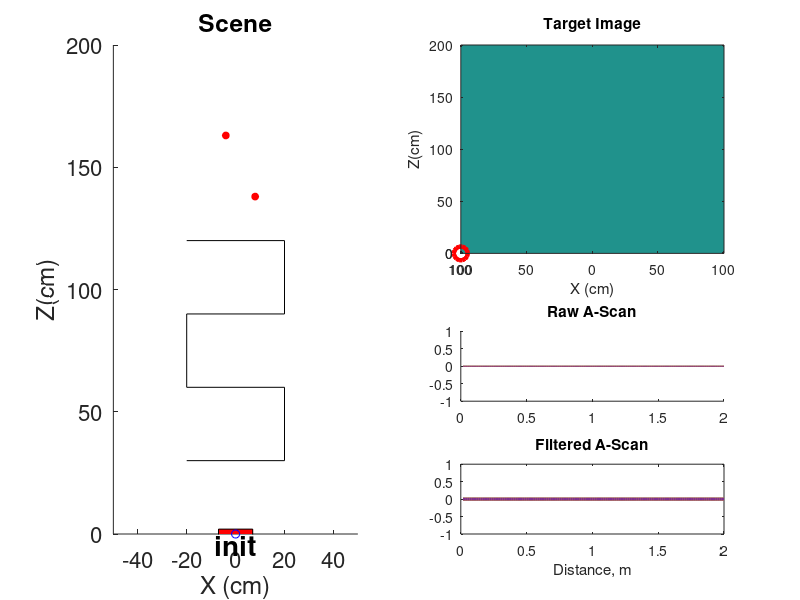

Write MATLAB code to recreate this figure. (Note: this script raises an error after producing the figure.)
%%%
% ULTRASONIC LOCALIZER
% EE292Q FINAL PROJECT SPRING 2023
% 


%% SETUP & PARAMETERS
clear; close all;

% CAPTUTRE OPTIONS
data_from_file = 1; % if true, load data from directory instead of serial
data_to_file = 1; % if true, output captured data to directory
save_movie = 1;
use_preprocess = 0; % if true, localized based on preprocessed IQ data
use_xcorr = 1; % if true, localize using xcorr method

use_kalman = 0;

% physical parameters
c = 343; % speed of sound, m/s
sensor_locs = [-.15, -.05, .05, .15]; % relative sensor x-locations, m
%sensorPosCmInit = [-30 75]; % initial sensor location in cm
sensorPosCmInit = [0 0]; % initial sensor location in cm

% route of sensor, in cm
route = [
    20 0;
    20 0;
    20 0;
    0 -20;
    -20 0;
    -20 0;
    -20 0;
    0 -20;
    20 0;
    20 0;
    20 0
    ];
estimate = [0,0,0,0]';
P = [
    1000,0,0,0;
    0,1000,0,0;
    0,0,1000,0;
    0,0,0,1000];

truthPoints = [
    -20    30
    20    30
    20    60
   -20    60
   -20    90
    20    90
    20   120
   -20   120];

% targetTruthPosCm = [8 138; -3.42 163];
targetTruthPosCm = [8 138; -4 163];
targetDiaCm = 7.5;

numTargets = size(targetTruthPosCm, 1); % number of targets

% capture parameters
% file data parameters
input_directory = "test_data/20230605_151542";

output_directory = "test_data";
movie_directory = "media";
movie_name = "20230605_151542";
filefmt = "yyyyMMdd_HHmmssSSS";
dirfmt = "yyyyMMdd_HHmmss";

if data_to_file && ~data_from_file
    output_directory = fullfile(output_directory, string(datetime,dirfmt));
    mkdir(output_directory)
end

if save_movie
    mkdir(movie_directory)
end

% serial parameters
if ismac
    serial_port = "/dev/tty.usbmodem2102";
else
    serial_port = "COM3";
end
baud = 1000000; % baud rate
numMeasures = 5; % captures per sensor
numDevices = length(sensor_locs); % number of sensors
distMeasure = 2; % maximum distance measurement, matches firmware, m

% plotting parameters
%   these are also defined in some functions, but here because I'm lazy
% backprop image parameters
Nx = 400;
backprop_grid_size = 2;
dx = backprop_grid_size/Nx;

% a scan plot parameters
d = (1:distMeasure*60)/60;

% localization plot params
widthcm = 100;
heightcm = 200;

% get truth target positions in relative plot grid space, for 
%   localization kernel
tt_pos(1,:) = [0, 0];
tt_pos(2,:) = targetTruthPosCm(2,:) - targetTruthPosCm(1,:);
tt_pos_idx = floor(tt_pos / (100 *dx));

%% INITIALIZE SENSOR
if ~data_from_file
    s = serialport(serial_port, baud);
end

%% INITIALIZE PLOTS
% Target Image
fig1 = figure(1); clf;
subplot(2,2,2); 
set(gcf, 'Position', [1071         327         981         818]);
set(gcf, 'Color', 'w');

fig1img1 = imagesc(zeros(Nx,Nx)); hold on;
fig1tp1 = plot( ...
    zeros(numTargets,1), ...
    zeros(numTargets,1), ...
    'ro','MarkerSize',10,'LineWidth',3 ...
    );
title('Target Image')
xlabel('X (cm)')
ylabel('Z(cm)')
xticks([1 xticks])
yticks([1 yticks])
yticklabels(floor(yticks*dx*100))
xticklabels(ceil(abs(xticks-Nx/2)*dx*100))
set(gca,'YDir','normal')

% A-Scan
% fig2 = figure(2); hold on;
% set(gcf, 'Position', [847   158   560   420]);

subplot(4,2,6); hold on;
fig2l1 = plot(d,zeros(size(d,2),numDevices),'LineStyle','-');
title('Raw A-Scan')
% set(gca, 'ColorOrderIndex', 1)
subplot(4,2,8)
fig2l2 = plot(d,zeros(size(d,2),numDevices),'LineStyle','-','LineWidth',2);
title('Filtered A-Scan')
xlabel('Distance, m')

% Localization
% fig3 = figure(3); hold on;
subplot(1,2,1); hold on;
%set(gcf, 'Position', [55   142   760   980]);
% scene = zeros(height,width);
% imagesc(scene);

fig3l1 = plot(targetTruthPosCm(:,1), targetTruthPosCm(:,2), ...
    'ro','MarkerFaceColor','r','MarkerSize',5, ...
    'DisplayName','Targets');

plot(truthPoints(:,1), truthPoints(:,2),'k');

fig3l2 = rectangle('Position', [sensorPosCmInit(1)-7 sensorPosCmInit(2)-2 14 4],'FaceColor','r');
fig3l3 = plot((sensorPosCmInit(1)), sensorPosCmInit(2), 'bo');
% tempPosPrev = sensorPosCmInit;
% for idx = 1:size(route,1)
%     tempPos(1) = tempPosPrev(1) + route(idx,1);
%     tempPos(2) = tempPosPrev(2) + route(idx,2);
%     hold on
%     line(([tempPosPrev(1) tempPos(1)]), [tempPosPrev(2) tempPos(2)]);
%     hold off
%     tempPosPrev = tempPos;
% end

fig3l4 = text(0,0, sprintf("init"), ...
    'HorizontalAlignment','center', ...
    'VerticalAlignment','top', ...
    'FontSize',20, ...
    'FontWeight','bold', ...
    'Color','k');
axis image;
set(gca,'fontsize',16)
title('Scene')
xlabel('X (cm)')
ylabel('Z(cm)')

ylim([0,heightcm]);
xlim([-widthcm/2, widthcm/2]);
lastPos = [nan, nan];

%% LOCALIZATION LOOP
if data_from_file
    d = dir(fullfile(input_directory,"*.mat"));
    N = size(d,1);
else
    N = 1000;
end

% if save_movie
%     f = getframe(gcf);
%     f = zeros([size(f,1),size(f,2),N]);
% end

for ii = 1:N
    % Capture Ultrasonic Data
    %   AscanData:
    % [device, measurement, [I,Q], samples]
    %   Params:
    % [port, range, amp, samples, op_freq, bandwidth]

    if data_from_file
        [AscanData, params] = GetAscanDataFromFile(input_directory, ii);
    else
        [AscanData, params] = GetAscanDataFromCH201(numDevices, numMeasures, distMeasure, s);
    end
    
    AscanData = AscanData(:,:,:,1:distMeasure*60);

    % Preprocess IQ Data
    [ppIQ, scaledAscan, deviceAscan] = preprocess_IQ(AscanData, numTargets);
    if use_preprocess
        IQ_data = ppIQ;
    else
        IQ_data = AscanData;
    end

    % Backpropagate to create image
    Im = zeros(400, 400, numDevices);
    for ii_dev = 1:numDevices
        % upconvert back to sample rate
        [data_pb, Fs] = upconv( ...
            squeeze(IQ_data(ii_dev,:,1,:)), ... % I
            squeeze(IQ_data(ii_dev,:,2,:)), ... % Q
            params(ii_dev,1,5)); % fs
        
        % define time vector
        t = 0:1/Fs:size(data_pb,2)/Fs - 1/Fs;
        
        % backprojection
        Im(:,:,ii_dev) = BackProj( ...
            hilbert(data_pb), ... % analytic signal of time series data
            sensor_locs(ii_dev), ... % receiver location(s)
            sensor_locs(ii_dev), ... % source location(s)
            c, ... % speed of sound
            Fs, ... % ?
            backprop_grid_size, ... % x, m
            backprop_grid_size, ... % z, m
            Nx ...
            );
    end
    % merge backprop images
    combined_Im = squeeze(sum(abs(Im),3)).^2;
    
    if use_xcorr
        % itentify targets by xcorr method
        numFound = 2;
        [points, ~, heatmap] = FindTargetsXcorr(combined_Im, tt_pos_idx);
    else
        % Identify targets in backpropgatation image
        [numFound, points] = FindTargets(numTargets, combined_Im);
    end
    
    % update point plots
    fig1img1.CData = combined_Im;
    fig1tp1.XData = points(:,1);
    fig1tp1.YData = points(:,2);
    
    % convert to cm
    points(:,1) = points(:,1) - Nx/2;
    points = points * (100*dx);

    % correct for diameter of target
    pnorm = points ./ vecnorm(points,2,2);
    points = points + pnorm * targetDiaCm/2;    

    % Self-localize
    if numFound == numTargets
        % convert target x-points into localization plot grid space
        [x,z] = calcSenorsPos(targetTruthPosCm, points);
        sensorPosMeasureCm = [x,z];

        %apply kalman filter
        if use_kalman
            [estimate,P] = kalman(estimate, P, sensorPosMeasureCm');
            sensorPosCm = [estimate(1), estimate(2)];
        else
            sensorPosCm = sensorPosMeasureCm;
        end

%         figure(fig3); hold on;
%         % plot((sensorPosCm(1)+widthcm/2)/(dx*100),sensorPosCm(2)/(dx*100));
% %         fig3l3.XData = (sensorPosCm(1)+widthcm/2)/(dx*100);
% %         fig3l3.YData = sensorPosCm(2)/(dx*100);
%         hold off;
        % line(([tempPosPrev(1) tempPos(1)]+widthcm/2)./(dx*100), [tempPosPrev(2) tempPos(2)]/(dx*100));
        if ~any(isnan(lastPos))
            plot([lastPos(1),  sensorPosCm(1)], [lastPos(2), sensorPosCm(2)],'b');
        end
        fig3l3.XData = sensorPosCm(1);
        fig3l3.YData = sensorPosCm(2);
        fig3l2.Position = [sensorPosCm(1)-7 sensorPosCm(2)-2 14 4];
        fig3l4.Position = [sensorPosCm(1), sensorPosCm(2)-2];
        fig3l4.String = sprintf("(%0.1f, %0.1f)", sensorPosCm);

        lastPos = sensorPosCm;
    end
    % Update Plots

    for lidx=1:length(fig2l1)
        fig2l1(lidx).YData = deviceAscan(:,lidx);
        fig2l2(lidx).YData = scaledAscan(:,lidx);
    end

    if data_to_file && ~ data_from_file
        save(fullfile(output_directory, string(datetime, filefmt)),'AscanData','params')
    end

    if save_movie
        f(ii) = getframe(gcf);
    end
    pause(0.01)

end

if save_movie
    mp = fullfile(movie_directory, movie_name);
    v = VideoWriter(mp,"MPEG-4");
    v.FrameRate = 10;
    open(v)
    writeVideo(v,f)
    close(v)
    %clear f 
end

%% CLEANUP 
clear s
